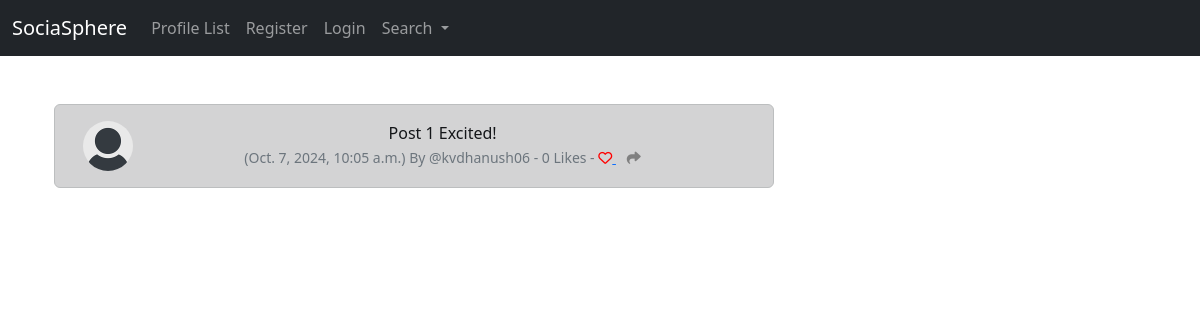
The page /post_show/1 on the database as committed earlier.
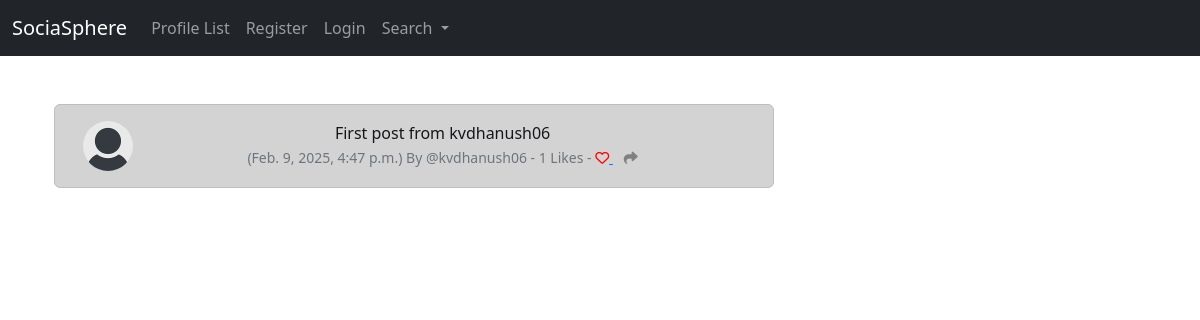
The same page on the database as committed later.
### dashboard/models.py (models this page shows, shortened)
class Post(models.Model):
    user = models.ForeignKey(
        User, related_name="posts",
        on_delete=models.DO_NOTHING
    )
    body = models.CharField(max_length=200)
    created_at = models.DateTimeField(auto_now_add=True)
    likes = models.ManyToManyField(User, related_name="post_like", blank=True)
    def number_of_likes(self):
        return self.likes.count()

### dashboard/views.py (the view)
# urls.py: path('post_show/<int:pk>', views.post_show, name="post_show"),
def post_show(request, pk):
    post = get_object_or_404(Post, id=pk)
    if post:
        return render(request, "show_post.html", {'post': post})
    else:
        messages.success(request, ("That Post Does Not Exist..."))
        return redirect('home')

### dashboard/templates/show_post.html (shortened to what this page needs)
{% extends 'base.html' %}
{% load static %}
{% block content %}
<div class="container text-center">
    <div class="row">
        <div class="col-8">
            <br/>
            <div class="alert alert-dark" role="alert">
                <div class="container">
                    <div class="row">
                        <div class="col-1">
                            {% if post.user.profile.profile_image %}
                                <img src="{{ post.user.profile.profile_image.url }}" width=50 height=50 class="rounded-circle" alt="{{ post.user.username }}">
                            {% else %}
                                <img src="{% static 'images/default_profile_pic.png' %}" width=50 height=50 class="rounded-circle" alt="{{ post.user.username }}">
                            {% endif %}
                        </div>
                        <div class="col-11">
                            {{ post.body }}<br/>
                            <small class="text-muted">
                                ({{ post.created_at}}) By
                                @{{ post.user.username }}
                                - {{ post.number_of_likes }} Likes -
                                {% if user in post.likes.all %}
                                    <a href="{% url 'post_like' post.id %}">
                                        <i class="fa-solid fa-heart" style="color:red"></i>
                                    </a>
                                {% else %}
                                    <a href="{% url 'post_like' post.id %}">
                                        <i class="fa fa-heart-o" style="color:red"></i>
                                    </a>
                                {% endif %}
                                <a href="{% url 'share_post' post.id %}" id="share-post">
                                    <i class="fa-solid fa-share" style="color:gray"></i>
                                </a>
                            </small>
                        </div>
                    </div>
                </div>
            </div>
        </div>
        <div class="col-4">
            <br/><br/><br/>
        </div>
    </div>
</div>
{% endblock %}

Rows that differ between the two databases and show on the page:
changed Post "kvdhanush06": body "Post 1 Excited!" → "First post from kvdhanush06"; created_at "Oct. 7, 2024, 10:05 a.m." → "Feb. 9, 2025, 4:47 p.m."; number_of_likes "0" → "1"
